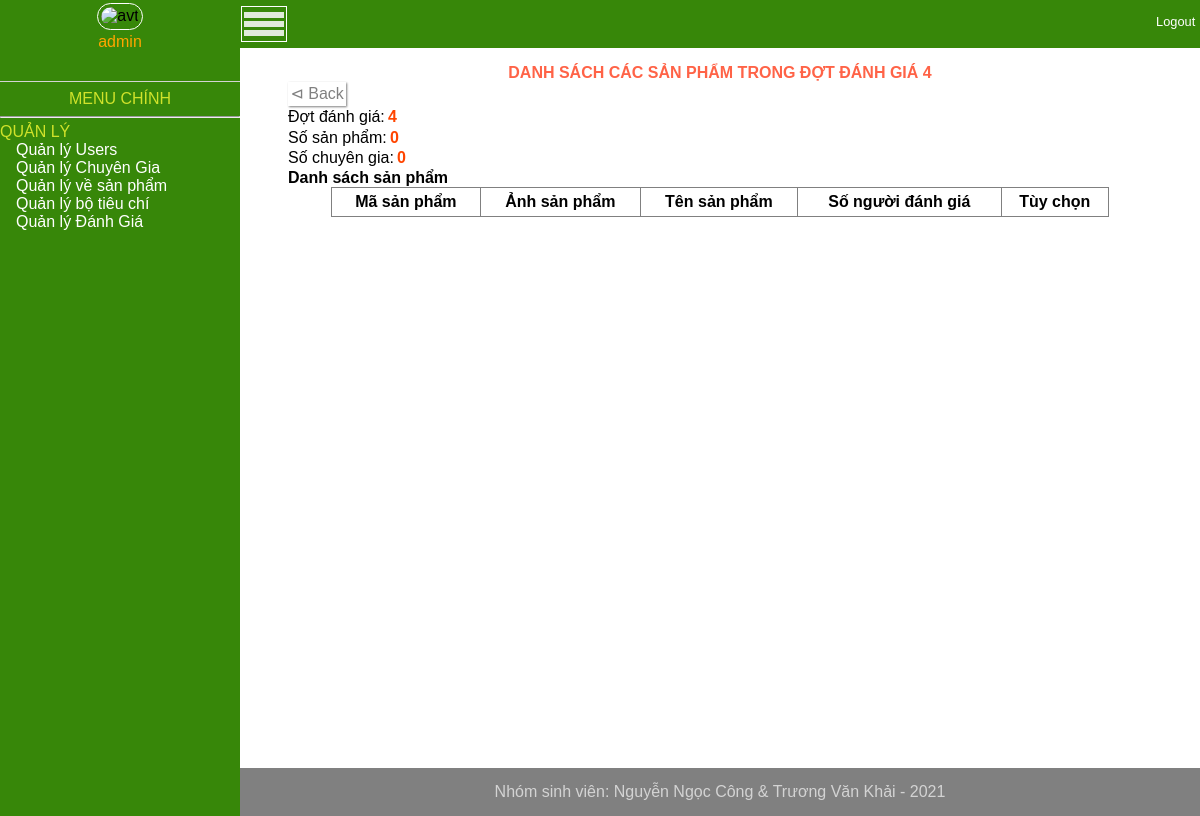
Before: /index.php?url=Admin/QuanLyDanhGia/Detail/4 (signed in) with the older database file.
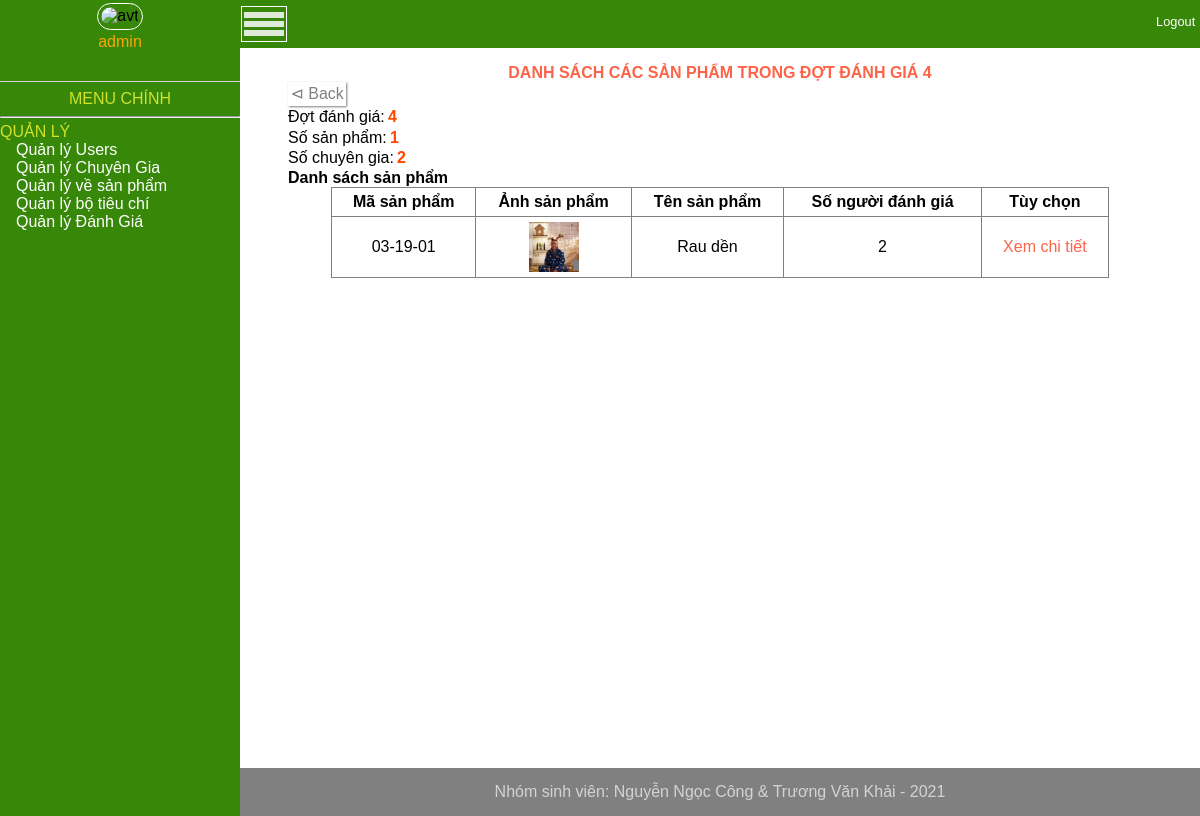
After: the same page with the newer database file.
### tables this page shows
CREATE TABLE `san_pham` (
  `id` varchar(32) NOT NULL,
  `ten_sp` varchar(100) NOT NULL,
  `chu_the_sx` varchar(160) NOT NULL,
  `dia_chi` varchar(160) NOT NULL,
  `hinh_sp` varchar(256) DEFAULT NULL,
  `link_ho_so` varchar(500) DEFAULT NULL,
  `phan_nhom` int NOT NULL
);

### mvc/controller/QuanLyDanhGiaController.php (called while the page is built, shortened)
<?php
    class QuanLyDanhGia extends Controller {
        function Detail($id){
            $model = $this->model("DanhGiaModel");
            $data = $model->detail($id);
            $this->view("Admin/Home",["view"=>"QuanLyDanhGia/Detail","data"=>$data,"id_dg"=>$id]);
        }
    }

### mvc/core/app.php (called while the page is built, shortened)
<?php
    class App{
        var $action;
        var $params=[];
        private $defaultController = "Home";
        private $defaultAction = "Welcome";
        function __construct(){
            $url = $this->getProcess();
            $temp = array_shift($url);
            if(file_exists('./mvc/controller/'.$temp.'Controller.php')){
                 $this->controller= $temp;
                 $temp = array_shift($url);
                 if(method_exists($this->controller,$temp)){
                    $this->action = $temp;
                    $this->params = array_values($url);
                 }
                 else{
                     $this->action = $this->defaultAction;
                 }
            }else{
                 $this->controller = $this->defaultController;
                 $this->action=$this->defaultAction;
                 require_once './mvc/controller/'.$this->controller.'Controller.php';
            }
            $obj = new $this->controller;
            call_user_func_array([$obj,$this->action],$this->params);
        }
        function getProcess(){
            $url = explode('/',filter_var(trim($_GET['url'])));
            return $url;
        }
    }

### index.php (called while the page is built, shortened)
<?php
    $app = new App();
?>

### mvc/core/DataBaseHandler.php (called while the page is built, shortened)
<?php
    class DB{
        var $host;
        var $user;
        var $pass;
        var $dbName;
        var $conn;
        function __construct(){
            $this->dbName = Config::$dbName;
            $this->host = Config::$dbHost;
            $this->user = Config::$dbUser;
            $this->pass = Config::$dbPass;
            $this->conn = null;
        }
        function getConnection(){
            if($this->conn == null){
                $this->conn = new mysqli($this->host,$this->user,$this->pass, $this->dbName);
                $this->conn->set_charset("UTF8");
            }
            return $this->conn;
        }
        function executeQuery($sql){
            $result = null;
            if($this->conn){
                $result = $this->conn->query($sql);
            }
            return $result;
        }
    }

### mvc/models/DanhGiaModel.php (called while the page is built, shortened)
<?php
 class DanhGiaModel extends DB{
     function detail($id){
         $sql = "SELECT id_dg, count(DISTINCT san_pham) as so_sp, count(DISTINCT nguoi_cham) as so_cg FROM `ct_danh_gia` WHERE id_dg=$id";
         $result = $this->executeQuery($sql);
         $arr1 = [];
         $arr2 = [];
         if($result!=false){
            while($row=$result->fetch_row()){
                $arr1=[$row[1],$row[2]];
            }
            $sql = "select san_pham.id, san_pham.ten_sp,san_pham.hinh_sp,count(DISTINCT ct_danh_gia.nguoi_cham) as so_nguoi_dg
            from san_pham join ct_danh_gia on san_pham.id = ct_danh_gia.san_pham where ct_danh_gia.id_dg=$id GROUP by ct_danh_gia.san_pham";
            $result = $this->executeQuery($sql);
            if($result!=false){
                while($row = $result->fetch_assoc()){
                    $arr2[]= $row;
                }
            }
         }
         return ["info"=>$arr1,"list"=>$arr2];
     }
 }

### mvc/views/QuanLyDanhGia/Detail.php (the view)
<?php
    $info = $params["data"]["info"];
    $list = $params["data"]["list"];
?>
<link rel="stylesheet" href="./themes/trang_quan_ly_danh_gia/css/chi-tiet-sp-dg.css">
<link rel="stylesheet" href="./themes/trang_quan_ly_danh_gia/css/chi-tiet-dot.css">
<div class="main-div">
        <h2 class="title">Danh sách các sản phẩm trong đợt đánh giá <?php echo $params["id_dg"] ?></h2>
        <a href="javascript: history.back()" class="back-button">&LeftTriangle; Back</a>
        <div class="info">
            <div class="line">
                <span>Đợt đánh giá:</span><span class="value"><?php echo $params["id_dg"]?></span>
            </div>
            <div class="line"><span>Số sản phẩm:</span><span class="value"><?php echo $info[0]?></span></div>
            <div class="line"><span>Số chuyên gia:</span><span class="value"><?php echo $info[1]?></span></div>
        </div>
        <div class="list">
            <h1>Danh sách sản phẩm</h1>
            <table border="1">
                <tr>
                    <th>Mã sản phẩm</th>
                    <th>Ảnh sản phẩm</th>
                    <th>Tên sản phẩm</th>
                    <th>Số người đánh giá</th>
                    <th>Tùy chọn</th>
                </tr>
                <?php
                    foreach($list as $row){
                ?>
                <tr>
                    <td><?php echo $row["id"] ?></td>
                    <td><img src="<?php echo $row["hinh_sp"] ?>" alt="ảnh"></td>
                    <td><?php echo $row["ten_sp"] ?></td>
                    <td><?php echo $row["so_nguoi_dg"] ?></td>
                    <td><a href="?url=Admin/ChiTietSanPhamDanhGia/<?php echo $params["id_dg"].'/'.$row['id'] ?>">Xem chi tiết</a></td>
                </tr>
                <?php
                    }
                ?>
            </table>
        </div>
</div>

Changed rows visible on the page:
now on this page (row edited): san_pham: id "03-19-01", hinh_sp (picture), ten_sp "Rau dền", so_nguoi_dg "2"
Other visible differences:
$info[0]: "0" → "1"
$info[1]: "0" → "2"
